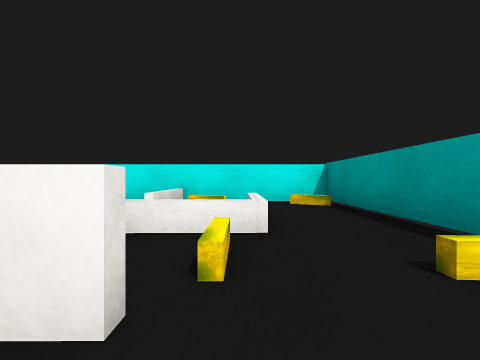
view 1 (above)

19 first-person views from a walk through a 3-D level made in the Unity game engine. The camera is 0.58 m above the floor, looks level and sees 90° across. The floor is counted in squares, 1 m on a side. Each view is taken from the middle of a square. On the plan, view 1 faces up. The plan holds only what a view shows up to about 9 squares ahead; the rest is blank. The player character is not drawn. Some surface patterns are stand-ins.

view 2
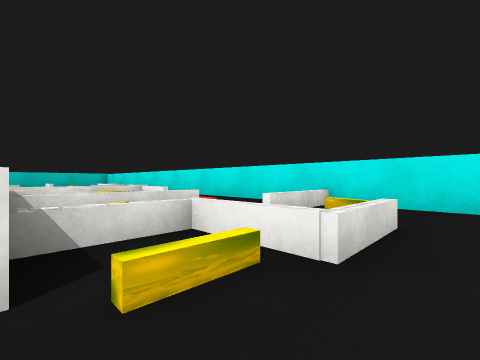

view 3
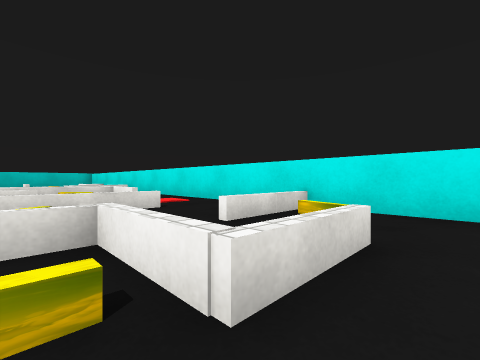

view 4
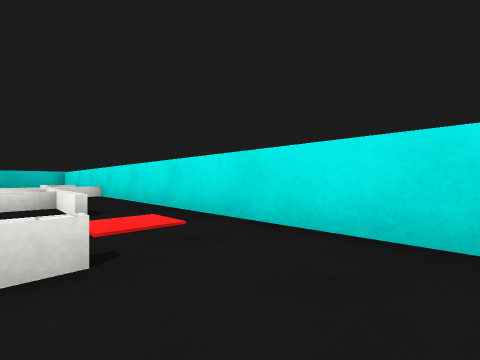

view 5
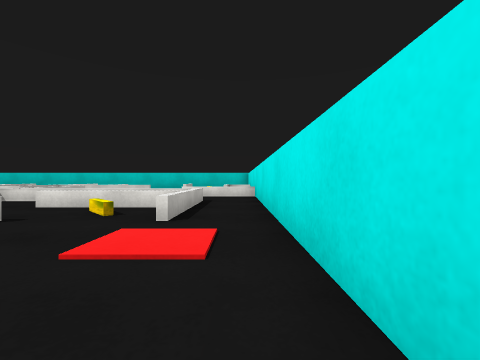

view 6
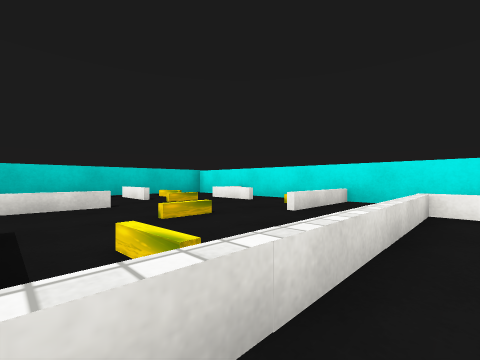

view 7
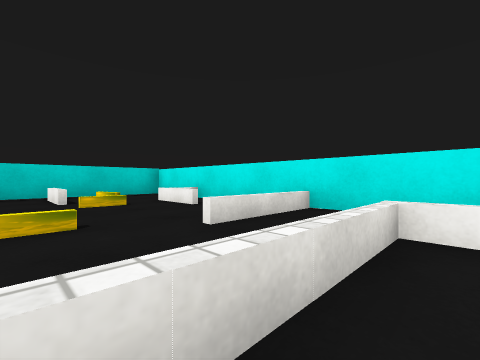

view 8
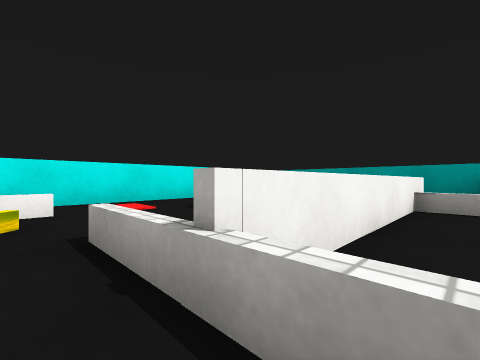

view 9
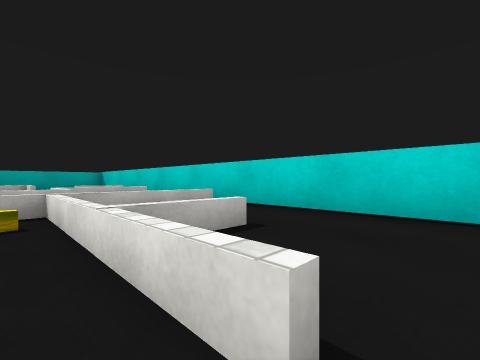

view 10
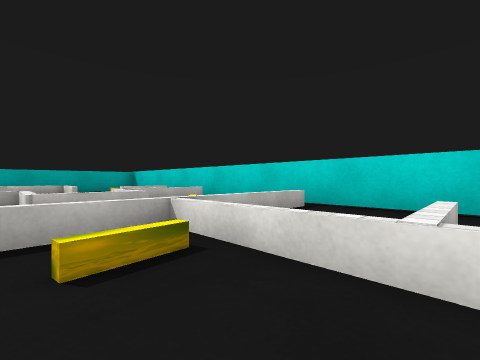

view 11
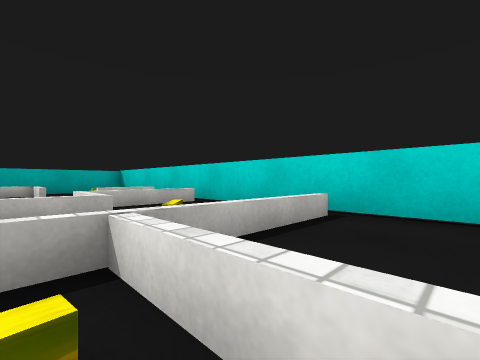

view 12
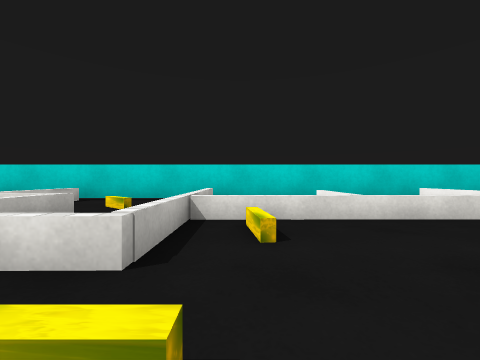

view 13
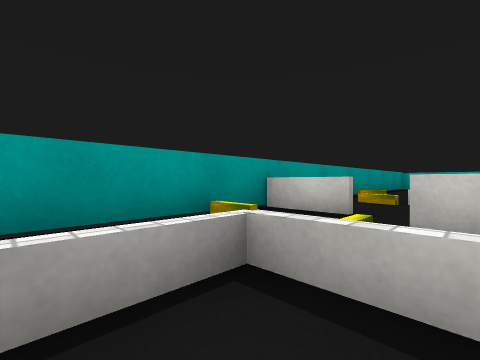

view 14
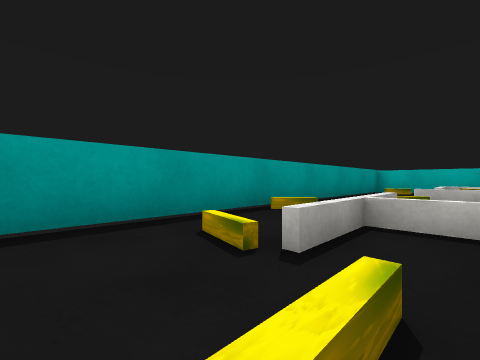

view 15
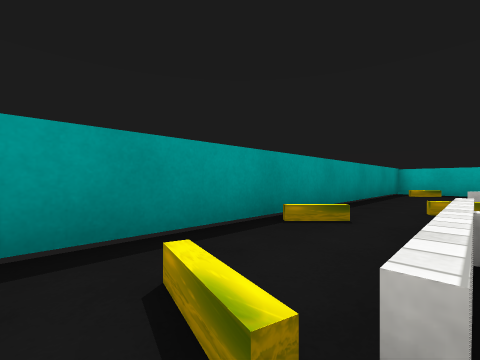

view 16
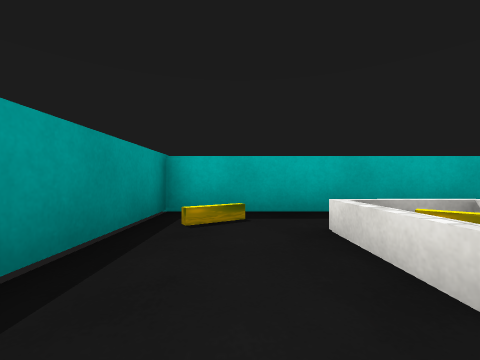

view 17
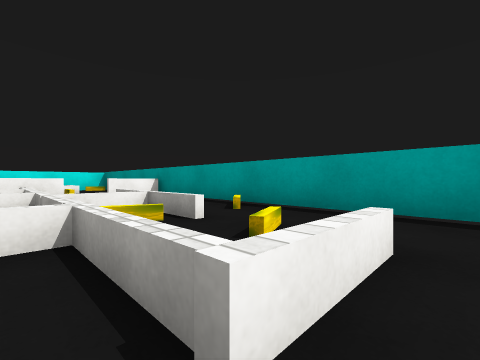

view 18
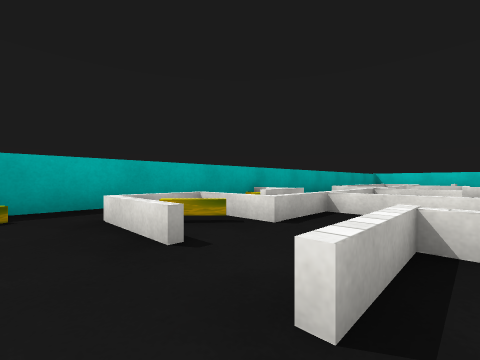

view 19
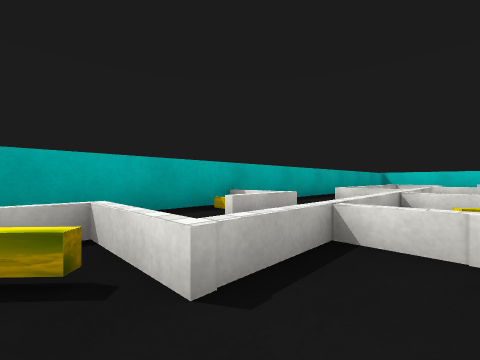

### Floor plan
Key: @ floor where view 1 was taken; # wall or solid block; . main floor; : floor 0.05 m higher than the main floor; = window, fence, low wall or low ledge.
Columns run from 18 left of view 1 to 3 right of it. Each row starts with its distance up from view 1.
  7  ####################
  6 ##==..=.........==.=##
  5 ##===.=.====.:..=....#
  4 #===..=.=.==..=...=..#
  3 #===....=.=...=..==..#
  2 #.....=.=.=.=.==.==.##
  1 #..=...==...######...#
  0 #.==..===. .=...=.@###
 -1 #..=... =       =....#
 -2 #..====.        ==...#
 -3 #======         ==.=.#
 -4 ##=# =          ===..#
 -5 ##====          ===.##
 -6 # #=#=          ===..#
 -7 #===#=          ===..#
 -8 #==  #  =   =  ====..#
 -9 #==  == #  #====.....#
-10 #  =#==#=========.=..#
-11    =##  #==# ###===..#
-12    ===  ===..======.##
-13    ###  #############

Positions as (right, up) in squares from view 1, and headings:
1: (0, 0), facing up
2: (1, 1), facing up-left
3: (1, 2), facing up-left
4: (-2, 4), facing up-left
5: (-3, 6), facing left
6: (-9, 0), facing up-left
7: (-9, 2), facing up-left
8: (-7, 0), facing up-right
9: (-14, 2), facing down-left
10: (-13, 0), facing down-left
11: (-14, -1), facing down-left
12: (-11, -2), facing left
13: (-1, 4), facing down-right
14: (-1, -1), facing down-right
15: (0, -2), facing down-right
16: (1, -9), facing down
17: (-2, -9), facing up-right
18: (1, -8), facing down-left
19: (-1, -9), facing down-left
